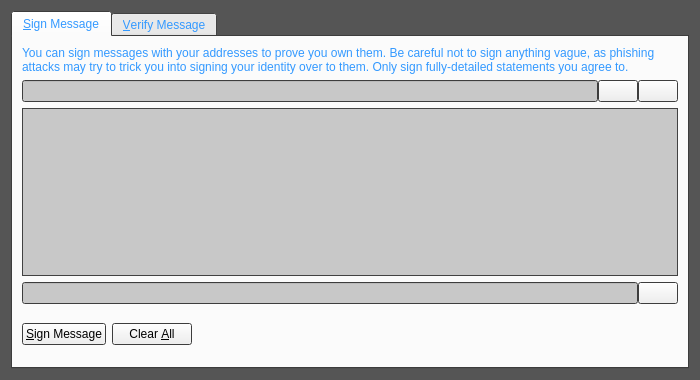
<?xml version="1.0" encoding="UTF-8"?>
<ui version="4.0">
 <class>SignVerifyMessageDialog</class>
 <widget class="QDialog" name="SignVerifyMessageDialog">
  <property name="geometry">
   <rect>
    <x>0</x>
    <y>0</y>
    <width>700</width>
    <height>380</height>
   </rect>
  </property>
  <property name="palette">
   <palette>
    <active>
     <colorrole role="WindowText">
      <brush brushstyle="SolidPattern">
       <color alpha="255">
        <red>51</red>
        <green>153</green>
        <blue>255</blue>
       </color>
      </brush>
     </colorrole>
     <colorrole role="Base">
      <brush brushstyle="SolidPattern">
       <color alpha="255">
        <red>200</red>
        <green>200</green>
        <blue>200</blue>
       </color>
      </brush>
     </colorrole>
     <colorrole role="Window">
      <brush brushstyle="SolidPattern">
       <color alpha="255">
        <red>85</red>
        <green>85</green>
        <blue>85</blue>
       </color>
      </brush>
     </colorrole>
    </active>
    <inactive>
     <colorrole role="WindowText">
      <brush brushstyle="SolidPattern">
       <color alpha="255">
        <red>51</red>
        <green>153</green>
        <blue>255</blue>
       </color>
      </brush>
     </colorrole>
     <colorrole role="Base">
      <brush brushstyle="SolidPattern">
       <color alpha="255">
        <red>200</red>
        <green>200</green>
        <blue>200</blue>
       </color>
      </brush>
     </colorrole>
     <colorrole role="Window">
      <brush brushstyle="SolidPattern">
       <color alpha="255">
        <red>85</red>
        <green>85</green>
        <blue>85</blue>
       </color>
      </brush>
     </colorrole>
    </inactive>
    <disabled>
     <colorrole role="WindowText">
      <brush brushstyle="SolidPattern">
       <color alpha="255">
        <red>120</red>
        <green>120</green>
        <blue>120</blue>
       </color>
      </brush>
     </colorrole>
     <colorrole role="Base">
      <brush brushstyle="SolidPattern">
       <color alpha="255">
        <red>85</red>
        <green>85</green>
        <blue>85</blue>
       </color>
      </brush>
     </colorrole>
     <colorrole role="Window">
      <brush brushstyle="SolidPattern">
       <color alpha="255">
        <red>85</red>
        <green>85</green>
        <blue>85</blue>
       </color>
      </brush>
     </colorrole>
    </disabled>
   </palette>
  </property>
  <property name="windowTitle">
   <string>Signatures - Sign / Verify a Message</string>
  </property>
  <property name="modal">
   <bool>true</bool>
  </property>
  <layout class="QVBoxLayout" name="verticalLayout">
   <item>
    <widget class="QTabWidget" name="tabWidget">
     <property name="currentIndex">
      <number>0</number>
     </property>
     <widget class="QWidget" name="tabSignMessage">
      <attribute name="title">
       <string>&amp;Sign Message</string>
      </attribute>
      <layout class="QVBoxLayout" name="verticalLayout_SM">
       <item>
        <widget class="QLabel" name="infoLabel_SM">
         <property name="text">
          <string>You can sign messages with your addresses to prove you own them. Be careful not to sign anything vague, as phishing attacks may try to trick you into signing your identity over to them. Only sign fully-detailed statements you agree to.</string>
         </property>
         <property name="textFormat">
          <enum>Qt::PlainText</enum>
         </property>
         <property name="wordWrap">
          <bool>true</bool>
         </property>
        </widget>
       </item>
       <item>
        <layout class="QHBoxLayout" name="horizontalLayout_1_SM">
         <property name="spacing">
          <number>0</number>
         </property>
         <item>
          <widget class="QValidatedLineEdit" name="addressIn_SM">
           <property name="toolTip">
            <string>The address to sign the message with (e.g. 1NS17iag9jJgTHD1VXjvLCEnZuQ3rJDE9L)</string>
           </property>
           <property name="maxLength">
            <number>34</number>
           </property>
          </widget>
         </item>
         <item>
          <widget class="QPushButton" name="addressBookButton_SM">
           <property name="toolTip">
            <string>Choose an address from the address book</string>
           </property>
           <property name="text">
            <string/>
           </property>
           <property name="icon">
            <iconset resource="../bitcoin.qrc">
             <normaloff>:/icons/address-book</normaloff>:/icons/address-book</iconset>
           </property>
           <property name="shortcut">
            <string>Alt+A</string>
           </property>
           <property name="autoDefault">
            <bool>false</bool>
           </property>
          </widget>
         </item>
         <item>
          <widget class="QPushButton" name="pasteButton_SM">
           <property name="toolTip">
            <string>Paste address from clipboard</string>
           </property>
           <property name="text">
            <string/>
           </property>
           <property name="icon">
            <iconset resource="../bitcoin.qrc">
             <normaloff>:/icons/editpaste</normaloff>:/icons/editpaste</iconset>
           </property>
           <property name="shortcut">
            <string>Alt+P</string>
           </property>
           <property name="autoDefault">
            <bool>false</bool>
           </property>
          </widget>
         </item>
        </layout>
       </item>
       <item>
        <widget class="QPlainTextEdit" name="messageIn_SM">
         <property name="toolTip">
          <string>Enter the message you want to sign here</string>
         </property>
        </widget>
       </item>
       <item>
        <layout class="QHBoxLayout" name="horizontalLayout_2_SM">
         <property name="spacing">
          <number>0</number>
         </property>
         <item>
          <widget class="QLineEdit" name="signatureOut_SM">
           <property name="font">
            <font>
             <italic>true</italic>
            </font>
           </property>
           <property name="readOnly">
            <bool>true</bool>
           </property>
          </widget>
         </item>
         <item>
          <widget class="QPushButton" name="copySignatureButton_SM">
           <property name="toolTip">
            <string>Copy the current signature to the system clipboard</string>
           </property>
           <property name="text">
            <string/>
           </property>
           <property name="icon">
            <iconset resource="../bitcoin.qrc">
             <normaloff>:/icons/editcopy</normaloff>:/icons/editcopy</iconset>
           </property>
           <property name="autoDefault">
            <bool>false</bool>
           </property>
          </widget>
         </item>
        </layout>
       </item>
       <item>
        <layout class="QHBoxLayout" name="horizontalLayout_3_SM">
         <item>
          <widget class="QPushButton" name="signMessageButton_SM">
           <property name="toolTip">
            <string>Sign the message to prove you own this Bitcoin address</string>
           </property>
           <property name="text">
            <string>&amp;Sign Message</string>
           </property>
           <property name="icon">
            <iconset resource="../bitcoin.qrc">
             <normaloff>:/icons/edit</normaloff>:/icons/edit</iconset>
           </property>
           <property name="autoDefault">
            <bool>false</bool>
           </property>
          </widget>
         </item>
         <item>
          <widget class="QPushButton" name="clearButton_SM">
           <property name="toolTip">
            <string>Reset all sign message fields</string>
           </property>
           <property name="text">
            <string>Clear &amp;All</string>
           </property>
           <property name="icon">
            <iconset resource="../bitcoin.qrc">
             <normaloff>:/icons/remove</normaloff>:/icons/remove</iconset>
           </property>
           <property name="autoDefault">
            <bool>false</bool>
           </property>
          </widget>
         </item>
         <item>
          <spacer name="horizontalSpacer_1_SM">
           <property name="orientation">
            <enum>Qt::Horizontal</enum>
           </property>
           <property name="sizeHint" stdset="0">
            <size>
             <width>40</width>
             <height>48</height>
            </size>
           </property>
          </spacer>
         </item>
         <item>
          <widget class="QLabel" name="statusLabel_SM">
           <property name="font">
            <font>
             <weight>75</weight>
             <bold>true</bold>
            </font>
           </property>
           <property name="text">
            <string/>
           </property>
           <property name="wordWrap">
            <bool>true</bool>
           </property>
          </widget>
         </item>
         <item>
          <spacer name="horizontalSpacer_2_SM">
           <property name="orientation">
            <enum>Qt::Horizontal</enum>
           </property>
           <property name="sizeHint" stdset="0">
            <size>
             <width>40</width>
             <height>48</height>
            </size>
           </property>
          </spacer>
         </item>
        </layout>
       </item>
      </layout>
     </widget>
     <widget class="QWidget" name="tabVerifyMessage">
      <attribute name="title">
       <string>&amp;Verify Message</string>
      </attribute>
      <layout class="QVBoxLayout" name="verticalLayout_VM">
       <item>
        <widget class="QLabel" name="infoLabel_VM">
         <property name="text">
          <string>Enter the signing address, message (ensure you copy line breaks, spaces, tabs, etc. exactly) and signature below to verify the message. Be careful not to read more into the signature than what is in the signed message itself, to avoid being tricked by a man-in-the-middle attack.</string>
         </property>
         <property name="textFormat">
          <enum>Qt::PlainText</enum>
         </property>
         <property name="alignment">
          <set>Qt::AlignLeading|Qt::AlignLeft|Qt::AlignTop</set>
         </property>
         <property name="wordWrap">
          <bool>true</bool>
         </property>
        </widget>
       </item>
       <item>
        <layout class="QHBoxLayout" name="horizontalLayout_1_VM">
         <property name="spacing">
          <number>0</number>
         </property>
         <item>
          <widget class="QValidatedLineEdit" name="addressIn_VM">
           <property name="toolTip">
            <string>The address the message was signed with (e.g. 1NS17iag9jJgTHD1VXjvLCEnZuQ3rJDE9L)</string>
           </property>
           <property name="maxLength">
            <number>34</number>
           </property>
          </widget>
         </item>
         <item>
          <widget class="QPushButton" name="addressBookButton_VM">
           <property name="toolTip">
            <string>Choose an address from the address book</string>
           </property>
           <property name="text">
            <string/>
           </property>
           <property name="icon">
            <iconset resource="../bitcoin.qrc">
             <normaloff>:/icons/address-book</normaloff>:/icons/address-book</iconset>
           </property>
           <property name="shortcut">
            <string>Alt+A</string>
           </property>
           <property name="autoDefault">
            <bool>false</bool>
           </property>
          </widget>
         </item>
        </layout>
       </item>
       <item>
        <widget class="QPlainTextEdit" name="messageIn_VM"/>
       </item>
       <item>
        <widget class="QValidatedLineEdit" name="signatureIn_VM"/>
       </item>
       <item>
        <layout class="QHBoxLayout" name="horizontalLayout_2_VM">
         <item>
          <widget class="QPushButton" name="verifyMessageButton_VM">
           <property name="toolTip">
            <string>Verify the message to ensure it was signed with the specified Bitcoin address</string>
           </property>
           <property name="text">
            <string>&amp;Verify Message</string>
           </property>
           <property name="icon">
            <iconset resource="../bitcoin.qrc">
             <normaloff>:/icons/transaction_0</normaloff>:/icons/transaction_0</iconset>
           </property>
           <property name="autoDefault">
            <bool>false</bool>
           </property>
          </widget>
         </item>
         <item>
          <widget class="QPushButton" name="clearButton_VM">
           <property name="toolTip">
            <string>Reset all verify message fields</string>
           </property>
           <property name="text">
            <string>Clear &amp;All</string>
           </property>
           <property name="icon">
            <iconset resource="../bitcoin.qrc">
             <normaloff>:/icons/remove</normaloff>:/icons/remove</iconset>
           </property>
           <property name="autoDefault">
            <bool>false</bool>
           </property>
          </widget>
         </item>
         <item>
          <spacer name="horizontalSpacer_1_VM">
           <property name="orientation">
            <enum>Qt::Horizontal</enum>
           </property>
           <property name="sizeHint" stdset="0">
            <size>
             <width>40</width>
             <height>48</height>
            </size>
           </property>
          </spacer>
         </item>
         <item>
          <widget class="QLabel" name="statusLabel_VM">
           <property name="font">
            <font>
             <weight>75</weight>
             <bold>true</bold>
            </font>
           </property>
           <property name="text">
            <string/>
           </property>
           <property name="wordWrap">
            <bool>true</bool>
           </property>
          </widget>
         </item>
         <item>
          <spacer name="horizontalSpacer_2_VM">
           <property name="orientation">
            <enum>Qt::Horizontal</enum>
           </property>
           <property name="sizeHint" stdset="0">
            <size>
             <width>40</width>
             <height>48</height>
            </size>
           </property>
          </spacer>
         </item>
        </layout>
       </item>
      </layout>
     </widget>
    </widget>
   </item>
  </layout>
 </widget>
 <customwidgets>
  <customwidget>
   <class>QValidatedLineEdit</class>
   <extends>QLineEdit</extends>
   <header>qvalidatedlineedit.h</header>
  </customwidget>
 </customwidgets>
 <resources>
  <include location="../bitcoin.qrc"/>
 </resources>
 <connections/>
</ui>
